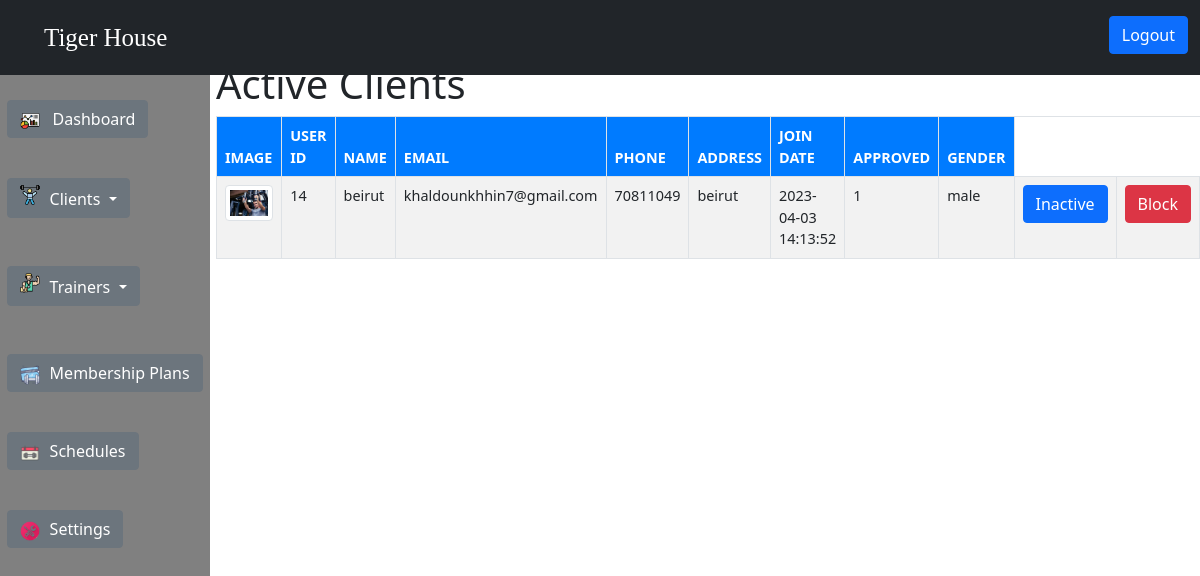
The page /adminClientActive.php (signed in) on the database as committed earlier.
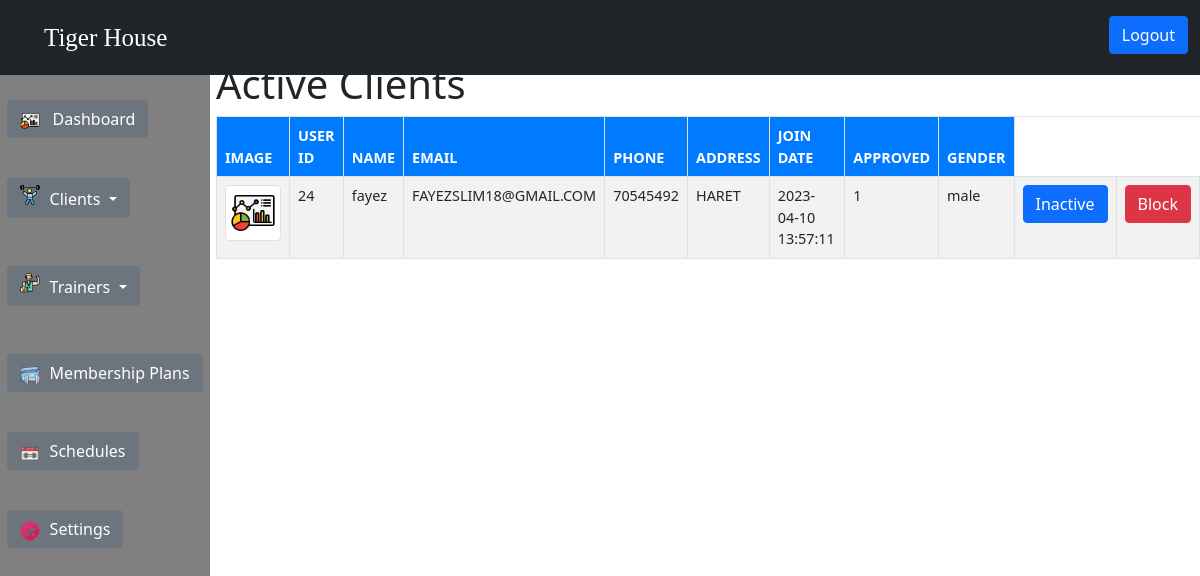
The same page on the database as committed later.
### tables this page shows
CREATE TABLE `client` (
  `client_id` int(11) NOT NULL,
  `name` varchar(255) NOT NULL,
  `email` varchar(255) NOT NULL,
  `password` varchar(255) NOT NULL,
  `phone` varchar(255) NOT NULL,
  `address` varchar(255) NOT NULL,
  `join_date` timestamp NULL DEFAULT NULL,
  `approved` tinyint(1) NOT NULL DEFAULT 0,
  `image` varchar(40) NOT NULL,
  `gender` text NOT NULL,
  `client_dob` date NOT NULL
);

### adminClientActive.php (the view, shortened to what this page needs)
<?php
require_once "connection.php";
?>
<!DOCTYPE html>
<html lang="en">
<head>
    <link rel="stylesheet" href="https://cdnjs.cloudflare.com/ajax/libs/font-awesome/5.15.3/css/all.min.css"
 />
    <link href="https://cdn.jsdelivr.net/npm/bootstrap@5.0.2/dist/css/bootstrap.min.css" rel="stylesheet"
>
    <link rel="stylesheet" href="admin.css">
</head>
<body>
<nav class="navbar navbar-expand-lg navbar-dark bg-dark custom-navbar fixed-top">
    <div class="container-fluid">
        <a class="navbar-brand" href="index.php">Tiger House</a>
        <div class="collapse navbar-collapse" id="navbarNav">
            <ul class="navbar-nav ms-auto">
                <li class="nav-item">
                    <a class="btn btn-primary logout-btn" href="index.php">Logout</a>
                </li>
            </ul>
        </div>
    </div>
</nav>
    <div class="wrapper">
        <div class="sidebar">
            <ul>
                <li>
                    <a class="btn btn-secondary" href="admin.php">
                        <img src="icon/dashboard.png" alt="Dashboard" width="20" height="20" class="me-2">
                        Dashboard
                    </a>
                </li>
                <div class="dropdown">
                    <button class="btn btn-secondary dropdown-toggle" type="button" data-bs-toggle="dropdown"
                        aria-expanded="false">
                        <i class="icon client"></i> Clients
                    </button>
                </div>
                <br>
                <div class="dropdown"><br>
                    <button class="btn btn-secondary dropdown-toggle" type="button" data-bs-toggle="dropdown"
                        aria-expanded="false">
                        <i class="icon trainers"></i> Trainers
                    </button>
                </div>
                <li><br><br>
  <a class="btn btn-secondary" href="manageplans.php">
    <img src="icon/membershipplan.png" alt="Membership Plan" class="btn-icon-membership">
    Membership Plans
  </a>
</li>
<li>
  <a class="btn btn-secondary" href="#">
    <img src="icon/schedule.png" alt="Schedules" class="btn-icon-schedule">
    Schedules
  </a>
</li>
<li>
  <a class="btn btn-secondary" href="#">
    <img src="icon/settings.png" alt="Settings" class="btn-icon-settings">
    Settings
  </a>
</li>
            </ul>
        </div>
        <div class="main-content">
            <h1>Active Clients</h1>
            <div class="table-responsive">
                <table class="table table-striped table-bordered">
                    <?php
          $sql = "SELECT * FROM client where approved = 1";
          $result = $conn->query($sql);
          if ($result && mysqli_num_rows($result) > 0) {
            echo "<thead>
           <tr>
               <th>image</th>
               <th>User ID</th>
               <th>Name</th>
               <th>Email</th>
               <th>Phone</th>
               <th>Address</th>
               <th>Join Date</th>
               <th>Approved</th>
               <th>gender</th>
           </tr>
         </thead>";
          } else {
            echo " there is no Active Clients";
          } ?>
                    <tbody>
                        <?php
            foreach ($result as $row) : ?>
                        <tr>
                            <td><img src="<?php echo $row['image']; ?>" alt="" class="img-thumbnail"> </td>
                            <td><?php echo $row['client_id']; ?></td>
                            <td><?php echo $row['name']; ?></td>
                            <td><?php echo $row['email']; ?></td>
                            <td><?php echo $row['phone']; ?></td>
                            <td><?php echo $row['address']; ?></td>
                            <td><?php echo $row['join_date']; ?></td>
                            <td><?php echo $row['approved']; ?></td>
                            <td><?php echo $row['gender']; ?></td>
                            <td>
                                <form method="post" action="inActiveClient.php">
                                    <button type="submit" name="submit" class="btn btn-primary">Inactive</button>
                                </form>
                            </td>
                            <td>
                                <form method="post" action="blockclient.php">
                                    <button type="submit" class="btn btn-danger" name="submit">Block</button>
                                </form>
                            </td>
                        </tr>
                        <?php endforeach; ?>
                    </tbody>
                </table>
            </div>
        </div>
</body>
</html>

### admin.css (style rules this page uses)
body { margin: 0; padding: 0; }
.custom-navbar { height: 75px; }
.wrapper { display: flex; flex-direction: row; }
.sidebar { padding-top: 100px; display: flex; flex-direction: column; justify-content: flex-start; align-items: center; width: 210px; height: 100%; background-color: grey; margin-right: 20px; height: 100vh; position: fixed; overflow-y: hidden; }
ul { list-style: none; margin: 0; padding: 0; }
li { margin-bottom: 40px; }
li a img { display: inline-block; margin-right: 5px; vertical-align: middle; }
a { display: block; padding: 10px; color: #333; text-decoration: none; }
.main-content { padding-top: 5%; margin-left: 18%; }
.icon.client { display: inline-block; width: 20px; height: 20px; background-image: url("icon/client.png"); background-size: cover; margin-right: 5px; }
.icon.trainers { display: inline-block; width: 20px; height: 20px; background-image: url("icon/trainer.png"); background-size: cover; margin-right: 5px; }
.btn-icon-membership { margin-right: 5px; width: 20px; height: 20px; }
.btn-icon-schedule { margin-right: 5px; width: 20px; height: 20px; }
.btn-icon-settings { margin-right: 5px; width: 20px; height: 20px; }
.navbar-brand { font-family: "Pacifico", cursive; padding-left: 2rem; font-size: 25px; pointer-events: none; cursor: default; text-decoration: none; }
.logout-btn { margin-top: 35px; }
.table { font-size: 0.9rem; }
.table thead th { background-color: #007bff; color: #fff; font-weight: bold; text-transform: uppercase; }
.btn-primary { font-size: 16px; }

Rows that differ between the two databases and show on the page:
removed client: image (picture), client_id "14", name "beirut", email "khaldounkhhin7@gmail.com", phone "70811049", address "beirut", join_date "2023-04-03 14:13:52", approved "1", gender "male"
added client: image (picture), client_id "24", name "fayez", email "FAYEZSLIM18@GMAIL.COM", phone "70545492", address "HARET", join_date "2023-04-10 13:57:11", approved "1", gender "male"
